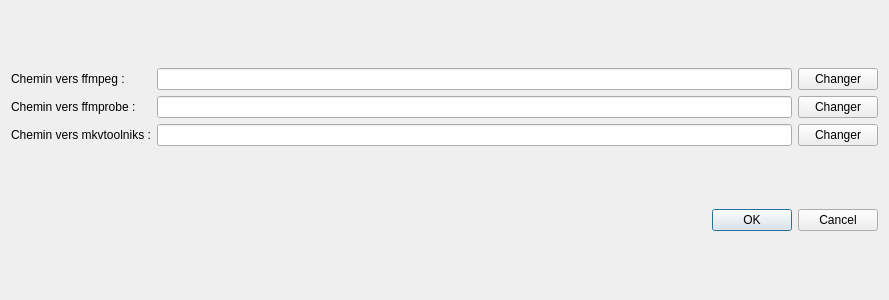
<?xml version="1.0" encoding="UTF-8"?>
<ui version="4.0">
 <class>ParametersDialog</class>
 <widget class="QDialog" name="ParametersDialog">
  <property name="geometry">
   <rect>
    <x>0</x>
    <y>0</y>
    <width>889</width>
    <height>300</height>
   </rect>
  </property>
  <property name="windowTitle">
   <string>Dialog</string>
  </property>
  <layout class="QVBoxLayout" name="verticalLayout">
   <item>
    <layout class="QHBoxLayout" name="horizontalLayout_4">
     <item>
      <layout class="QVBoxLayout" name="verticalLayout_4">
       <item>
        <widget class="QLabel" name="label_2">
         <property name="text">
          <string>Chemin vers ffmpeg :</string>
         </property>
        </widget>
       </item>
       <item>
        <widget class="QLabel" name="label_3">
         <property name="text">
          <string>Chemin vers ffmprobe :</string>
         </property>
        </widget>
       </item>
       <item>
        <widget class="QLabel" name="label">
         <property name="text">
          <string>Chemin vers mkvtoolniks :</string>
         </property>
        </widget>
       </item>
      </layout>
     </item>
     <item>
      <layout class="QVBoxLayout" name="verticalLayout_3">
       <item>
        <layout class="QHBoxLayout" name="horizontalLayout">
         <item>
          <widget class="QLineEdit" name="ffmpegTextEdit"/>
         </item>
         <item>
          <widget class="QPushButton" name="ffmpegButton">
           <property name="text">
            <string>Changer</string>
           </property>
          </widget>
         </item>
        </layout>
       </item>
       <item>
        <layout class="QHBoxLayout" name="horizontalLayout_3">
         <item>
          <widget class="QLineEdit" name="ffprobeTextEdit"/>
         </item>
         <item>
          <widget class="QPushButton" name="ffmprobeButton">
           <property name="text">
            <string>Changer</string>
           </property>
          </widget>
         </item>
        </layout>
       </item>
       <item>
        <layout class="QHBoxLayout" name="horizontalLayout_2">
         <item>
          <widget class="QLineEdit" name="mkvtoolniksTextEdit"/>
         </item>
         <item>
          <widget class="QPushButton" name="mkvtoolniksButton">
           <property name="text">
            <string>Changer</string>
           </property>
          </widget>
         </item>
        </layout>
       </item>
      </layout>
     </item>
    </layout>
   </item>
   <item>
    <widget class="QDialogButtonBox" name="buttonBox">
     <property name="orientation">
      <enum>Qt::Horizontal</enum>
     </property>
     <property name="standardButtons">
      <set>QDialogButtonBox::Cancel|QDialogButtonBox::Ok</set>
     </property>
    </widget>
   </item>
  </layout>
 </widget>
 <resources/>
 <connections>
  <connection>
   <sender>buttonBox</sender>
   <signal>accepted()</signal>
   <receiver>ParametersDialog</receiver>
   <slot>accept()</slot>
   <hints>
    <hint type="sourcelabel">
     <x>248</x>
     <y>254</y>
    </hint>
    <hint type="destinationlabel">
     <x>157</x>
     <y>274</y>
    </hint>
   </hints>
  </connection>
  <connection>
   <sender>buttonBox</sender>
   <signal>rejected()</signal>
   <receiver>ParametersDialog</receiver>
   <slot>reject()</slot>
   <hints>
    <hint type="sourcelabel">
     <x>316</x>
     <y>260</y>
    </hint>
    <hint type="destinationlabel">
     <x>286</x>
     <y>274</y>
    </hint>
   </hints>
  </connection>
 </connections>
</ui>
